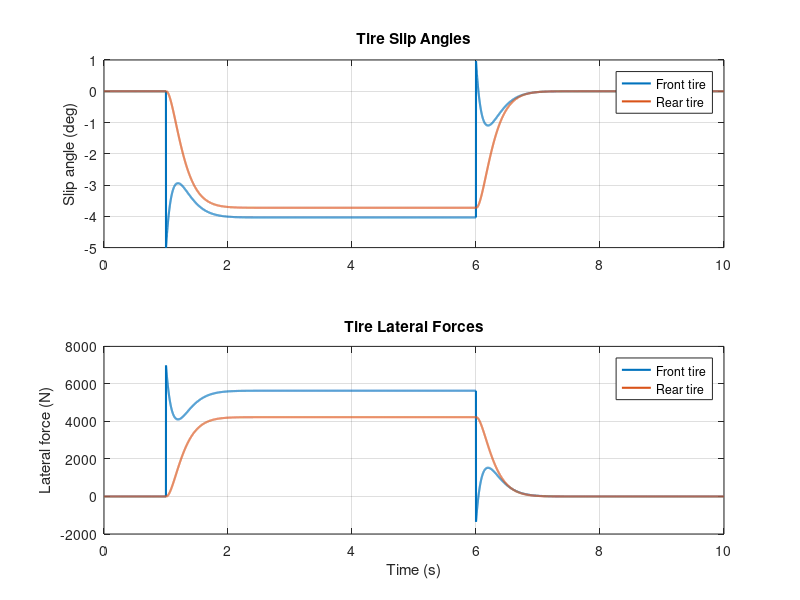
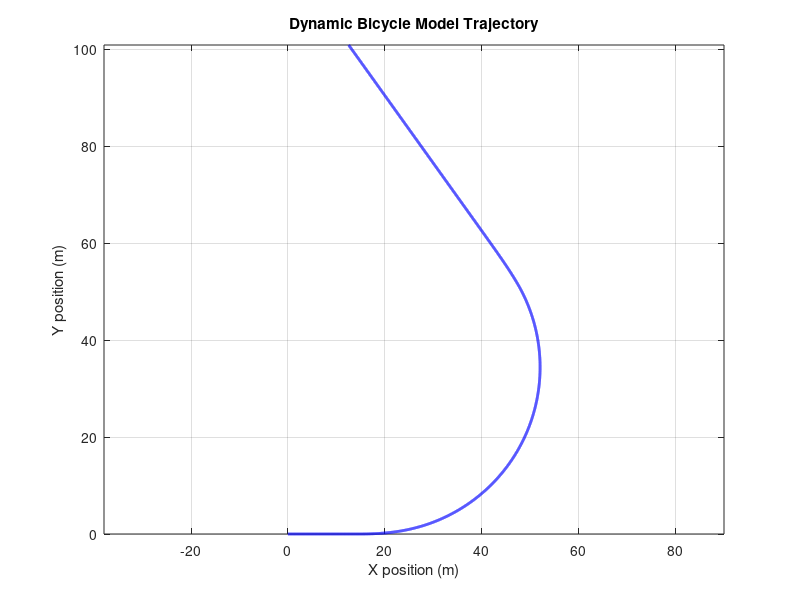
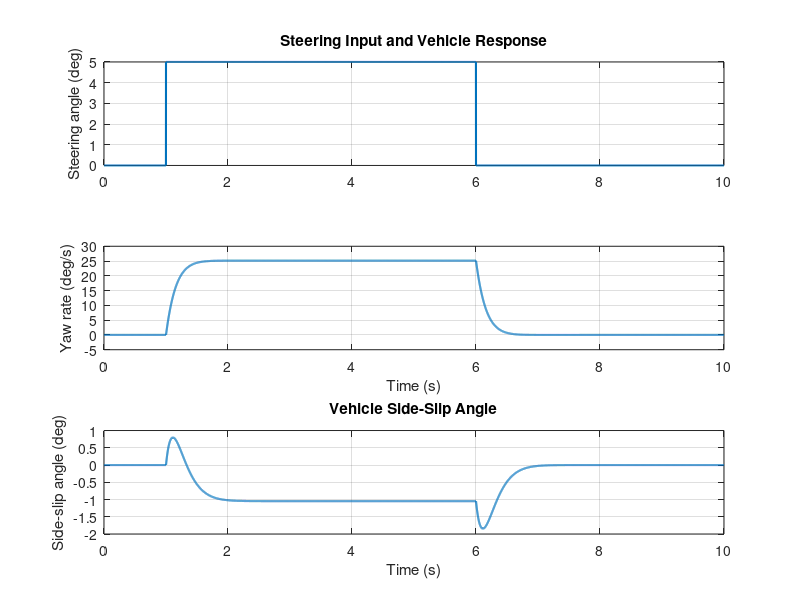

Reproduce these figures in MATLAB, in order.
%% Dynamic Bicycle Model
clear; clc; close all;

% Vehicle parameters
m = 1500;                % Vehicle mass (kg)
Iz = 3000;               % Yaw moment of inertia (kg*m^2)
lf = 1.2;                % CG to front axle (m)
lr = 1.6;                % CG to rear axle (m)
Cf = 80000;              % Front cornering stiffness (N/rad)
Cr = 65000;              % Rear cornering stiffness (N/rad)

% Constant longitudinal speed
u = 15;                  % Forward speed (m/s)

% Simulation parameters
Ts = 0.001;              % Sample time (s)
Tend = 10;               % Duration (s)
time = 0:Ts:Tend;

% Steering command: turn left, then return wheels to centre
delta = zeros(size(time));
delta(time >= 1 & time < 6) = deg2rad(5);

% States
X = zeros(size(time));       % World X position (m)
Y = zeros(size(time));       % World Y position (m)
psi = zeros(size(time));     % Heading angle (rad)
v = zeros(size(time));       % Lateral velocity (m/s)
r = zeros(size(time));       % Yaw rate (rad/s)

alphaFHistory = zeros(size(time));
alphaRHistory = zeros(size(time));
FyfHistory = zeros(size(time));
FyrHistory = zeros(size(time));

% Dynamic bicycle model
for k = 1:numel(time)-1

    % Tire slip angles
    alphaF = (v(k) + lf * r(k)) / u - delta(k);
    alphaR = (v(k) - lr * r(k)) / u;

    % Linear tire model
    Fyf = -Cf * alphaF;
    Fyr = -Cr * alphaR;

    % Vehicle dynamics
    vDot = (Fyf + Fyr) / m - u * r(k);
    rDot = (lf * Fyf - lr * Fyr) / Iz;

    alphaFHistory(k) = alphaF;
    alphaRHistory(k) = alphaR;
    FyfHistory(k) = Fyf;
    FyrHistory(k) = Fyr;

    % Vehicle pose in world frame
    XDot = u * cos(psi(k)) - v(k) * sin(psi(k));
    YDot = u * sin(psi(k)) + v(k) * cos(psi(k));

    % Euler integration
    v(k+1) = v(k) + Ts * vDot;
    r(k+1) = r(k) + Ts * rDot;
    psi(k+1) = psi(k) + Ts * r(k);
    X(k+1) = X(k) + Ts * XDot;
    Y(k+1) = Y(k) + Ts * YDot;
end

alphaFHistory(end) = alphaFHistory(end-1);
alphaRHistory(end) = alphaRHistory(end-1);
FyfHistory(end) = FyfHistory(end-1);
FyrHistory(end) = FyrHistory(end-1);

figure('Color', 'w');

subplot(2,1,1);
plot(time, rad2deg(alphaFHistory), 'LineWidth', 1.5);
hold on;
plot(time, rad2deg(alphaRHistory), 'LineWidth', 1.5);
grid on;
ylabel('Slip angle (deg)');
legend('Front tire', 'Rear tire', 'Location', 'best');
title('Tire Slip Angles');

subplot(2,1,2);
plot(time, FyfHistory, 'LineWidth', 1.5);
hold on;
plot(time, FyrHistory, 'LineWidth', 1.5);
grid on;
xlabel('Time (s)');
ylabel('Lateral force (N)');
legend('Front tire', 'Rear tire', 'Location', 'best');
title('Tire Lateral Forces');


beta = atan2(v, u);
% Plot trajectory
figure('Color','w');
plot(X, Y, 'b-', 'LineWidth', 2);
grid on;
axis equal;
xlabel('X position (m)');
ylabel('Y position (m)');
title('Dynamic Bicycle Model Trajectory');

% Plot lateral response
figure('Color','w');

subplot(3,1,1);
plot(time, rad2deg(delta), 'LineWidth', 1.5);
grid on;
ylabel('Steering angle (deg)');
title('Steering Input and Vehicle Response');

subplot(3,1,2);
plot(time, rad2deg(r), 'LineWidth', 1.5);
grid on;
xlabel('Time (s)');
ylabel('Yaw rate (deg/s)');

subplot(3,1,3);
plot(time, rad2deg(beta), 'LineWidth', 1.5);
grid on;
xlabel('Time (s)');
ylabel('Side-slip angle (deg)');
title('Vehicle Side-Slip Angle');
